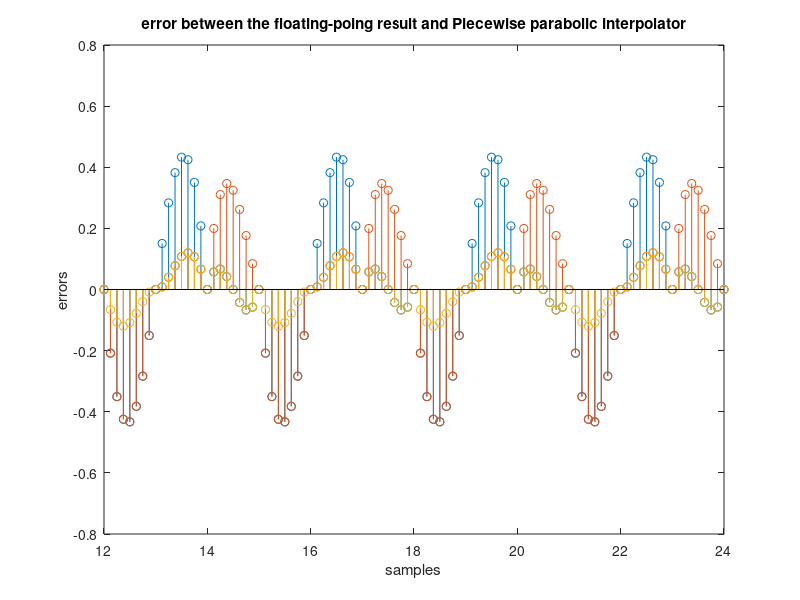

The MATLAB script that drew this image:
%% Procedure4

fi = 5;
Ts = 1; 

% floating-point results 
floating_x4 = zeros(1,97);

for i = 1:97 % 11 ~ 26
    floating_x4(1,i)=cos(2*pi*((i+95)*Ts/(24*Ts) + fi/12));
end

% sampled inputs
x4 = zeros(1,16);
mm = linspace(12,24,13);
linear_mm = linspace(12,24,97);

u =0;
u_step = 1/8;

for i = 1:16 % 11 ~ 26
    x4(1,i)=cos(2*pi*((i+10)*Ts/(3*Ts) + fi/12));
end

% declare error matrix
error_linear = zeros(1,97);
error_second = zeros(1,97);
error_piecewise = zeros(1,97);

%% linear interporter

linear_x4 = zeros(1,97);

u =0;

for i =9:105
    m = floor((i-1)/8)+1;
    linear_x4(1,i-8) = u*x4(m+1) + (1-u)*x4(m);
    if (u>(6/8))
        u = 0;
    else 
        u = u+u_step;
    end
end

error_linear = floating_x4 - linear_x4;

% subplot(212), stem(linear_mm,linear_x4);
% subplot(211),plot(mm,x4(2:14));
% subplot(212),plot(linear_mm,floating_x4);
stem(linear_mm, error_linear);
title('error between the floating-poing result and linear interpolator')
xlabel('samples'),ylabel('errors')
hold on
%% Second order

Second_order_x4 = zeros(1,97);
Second_order_mm = linspace(12,24,97);

u = 0;

for i = 9:105
    C0 = ((1-u)*(2-u))/2;
    C_1 = u*(2-u);
    C_2 = -u*(1-u)/2;
    m = floor((i-1)/8)+1;
    Second_order_x4(1,i-8) = C0*x4(1,m) + C_1*x4(1,m+1) + C_2*x4(1,m+2);
    if (u>(6/8))
        u = 0;
    else 
        u = u+u_step;
    end
end

error_second = floating_x4 - Second_order_x4; 

% stem (Second_order_mm,Second_order_x4)

stem(Second_order_mm, error_second);
title('error between the floating-poing result and Second order interpolator')
xlabel('samples'),ylabel('errors')
hold on

%% Piecewise parabolic interpolator 

Piecewise_parabolic_x4 = zeros(1,97);
Piecewise_parabolic_mm4 = linspace(12,24,97);

u = 0;
a = 0.5;

for i = 9:105
    C_1 = -a*u + a*u*u;
    C_0 = 1 + (a-1)*u - a*u*u;
    C_11 = (a+1)*u - a*u*u;
    C_12 = -a*u + a*u*u;
    m = floor((i-1)/8)+1;
    Piecewise_parabolic_x4(1,i-8) = C_1*x4(1,m-1) + C_0*x4(1,m) ...
                                  + C_11*x4(1,m+1) + C_12*x4(m+2);
    if (u>(6/8))
        u = 0;
    else 
        u = u+u_step;
    end
end

error_piecewise = floating_x4 - Piecewise_parabolic_x4;

% stem (Piecewise_parabolic_mm4,Piecewise_parabolic_x4)

stem(Piecewise_parabolic_mm4, error_piecewise);
title('error between the floating-poing result and Piecewise parabolic interpolator')
xlabel('samples'),ylabel('errors')